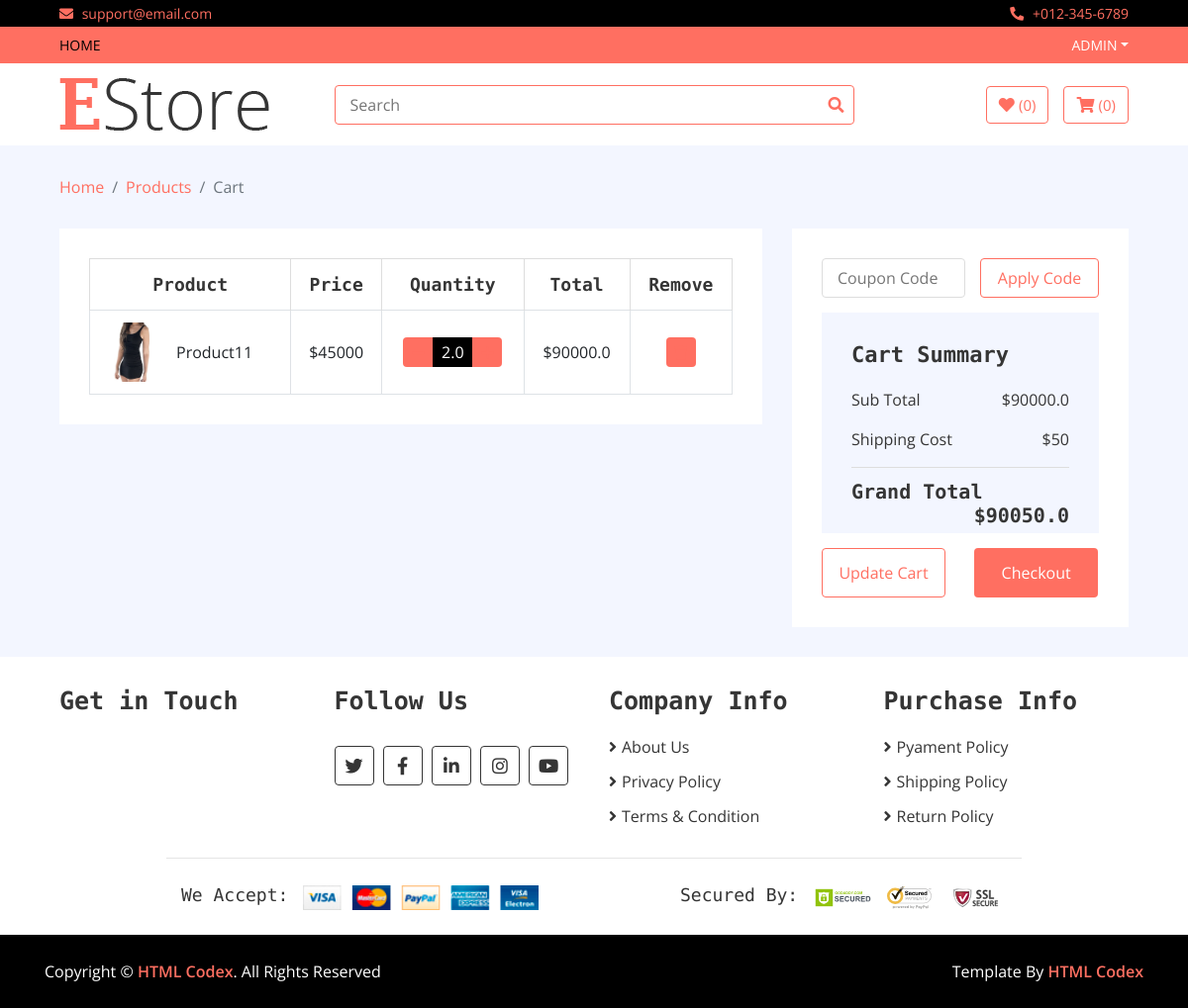
The app's page /cart (signed in) with its own data.
### home/models.py (models this page shows, shortened)
class Cart(models.Model):
    username = models.CharField(max_length=200)
    slug = models.CharField(max_length=500)
    item = models.ForeignKey(Product,on_delete=models.CASCADE)
    quantity = models.FloatField(default = 1)
    total = models.FloatField()
    checkout = models.BooleanField(default=False)
    date = models.DateTimeField(auto_now_add=True)

class Product(models.Model):
    name = models.CharField(max_length=100)
    category = models.ForeignKey(Category,on_delete=models.CASCADE)
    brand = models.ForeignKey(Brand, on_delete = models.CASCADE)
    price = models.IntegerField()
    discounted_price = models.IntegerField()
    image = models.ImageField(upload_to='media')
    description = RichTextField()
    specification = RichTextField()
    slug = models.TextField()
    label = models.CharField(choices=LABEL,max_length=20)
    stock = models.CharField(choices=STOCK, max_length=20)

### home/views.py (the view)
# urls.py: path('cart', CartView.as_view(), name='cart'),
class CartView(BaseView):
    def get(self,request):
        cart_total = 0
        username = request.user.username
        self.views['cart_view'] = Cart.objects.filter(username = username, checkout = False)
        for i in self.views['cart_view']:
            cart_total = cart_total + i.total
        self.views['cart_total'] = cart_total
        self.views['extra_charges'] = 50
        self.views['all_total'] = cart_total + 50
        return render(request,'cart.html',self.views)

### templates/cart.html
{% extends 'base.html' %}
{% load static %}
{% block content %}
        <div class="breadcrumb-wrap">
            <div class="container-fluid">
                <ul class="breadcrumb">
                    <li class="breadcrumb-item"><a href="#">Home</a></li>
                    <li class="breadcrumb-item"><a href="#">Products</a></li>
                    <li class="breadcrumb-item active">Cart</li>
                </ul>
            </div>
        </div>
        <div class="cart-page">
            <div class="container-fluid">
                <div class="row">
                    <div class="col-lg-8">
                        <div class="cart-page-inner">
                            <div class="table-responsive">
                                <table class="table table-bordered">
                                    <thead class="thead-dark">
                                        <tr>
                                            <th>Product</th>
                                            <th>Price</th>
                                            <th>Quantity</th>
                                            <th>Total</th>
                                            <th>Remove</th>
                                        </tr>
                                    </thead>
                                    <tbody class="align-middle">
                                    {% for cart in cart_view %}
                                        <tr>
                                            <td>
                                                <div class="img">
                                                    <a href="/details/{{cart.slug}}"><img src="{{cart.item.image.url}}" alt="Image"></a>
                                                    <p>{{cart.item.name}}</p>
                                                </div>
                                            </td>
                                            {% if cart.item.discounted_price > 0 %}
                                            <td>${{cart.item.discounted_price}}</td>
                                            {% else %}
                                            <td>${{cart.item.price}}</td>
                                            {% endif %}
                                            <td>
                                                <div class="qty">
                                                    <button  class="btn-minus"><a href = "/reduce_qty/{{cart.slug}}"><i class="fa fa-minus"></i></a></button>
                                                    <input type="text" value="{{cart.quantity}}">
                                                    <button class="btn-plus"><a href = "/add_to_cart/{{cart.slug}}"><i class="fa fa-plus"></i></a></button>
                                                </div>
                                            </td>
                                            <td>${{cart.total}}</td>
                                            <td><button><a href = "/delete_cart/{{cart.slug}}"><i class="fa fa-trash"></i></a></button></td>
                                        </tr>
                                    {% endfor %}
                                    </tbody>
                                </table>
                            </div>
                        </div>
                    </div>
                    <div class="col-lg-4">
                        <div class="cart-page-inner">
                            <div class="row">
                                <div class="col-md-12">
                                    <div class="coupon">
                                        <input type="text" placeholder="Coupon Code">
                                        <button>Apply Code</button>
                                    </div>
                                </div>
                                <div class="col-md-12">
                                    <div class="cart-summary">
                                        <div class="cart-content">
                                            <h1>Cart Summary</h1>
                                            <p>Sub Total<span>${{cart_total}}</span></p>
                                            <p>Shipping Cost<span>${{extra_charges}}</span></p>
                                            <h2>Grand Total<span>${{all_total}}</span></h2>
                                        </div>
                                        <div class="cart-btn">
                                            <button>Update Cart</button>
                                            <button>Checkout</button>
                                        </div>
                                    </div>
                                </div>
                            </div>
                        </div>
                    </div>
                </div>
            </div>
        </div>
        {% endblock %}

### templates/base.html (shortened to what this page needs)
<!DOCTYPE html>
{% load static %}
<html lang="en">
    <head>
        <link href="https://stackpath.bootstrapcdn.com/bootstrap/4.4.1/css/bootstrap.min.css" rel="stylesheet">
        <link href="https://cdnjs.cloudflare.com/ajax/libs/font-awesome/5.10.0/css/all.min.css" rel="stylesheet">
        <link href="{% static 'lib/slick/slick.css' %}" rel="stylesheet">
        <link href="{% static 'lib/slick/slick-theme.css' %}" rel="stylesheet">
        <link href="{% static 'css/style.css' %}" rel="stylesheet">
    </head>
    <body>
        <div class="top-bar">
            <div class="container-fluid">
                <div class="row">
                    <div class="col-sm-6">
                        <i class="fa fa-envelope"></i>
                        support@email.com
                    </div>
                    <div class="col-sm-6">
                        <i class="fa fa-phone-alt"></i>
                        +012-345-6789
                    </div>
                </div>
            </div>
        </div>
        <div class="nav">
            <div class="container-fluid">
                <nav class="navbar navbar-expand-md bg-dark navbar-dark">
                    <div class="collapse navbar-collapse justify-content-between" id="navbarCollapse">
                        <div class="navbar-nav mr-auto">
                            <a href="/" class="nav-item nav-link active">Home</a>
                        </div>
                        <div class="navbar-nav ml-auto">
                            {% if user.is_authenticated %}
                            <div class="nav-item dropdown">
                                <a href="#" class="nav-link dropdown-toggle" data-toggle="dropdown">{{user.username}}</a>
                            </div>
                            {% endif %}
                        </div>
                    </div>
                </nav>
            </div>
        </div>
        <div class="bottom-bar">
            <div class="container-fluid">
                <div class="row align-items-center">
                    <div class="col-md-3">
                        <div class="logo">
                            <a href="index.html">
                                <img src="img/logo.png" alt="Logo">
                            </a>
                        </div>
                    </div>
                    <div class="col-md-6">
                        <div class="search">
                            <form method = 'GET' action = '/search'>
                            <input name = "query" type="text" placeholder="Search" required>
                            <button type = "submit"><i class="fa fa-search"></i></button>
                            </form>
                        </div>
                    </div>
                    <div class="col-md-3">
                        <div class="user">
                            <a href="wishlist.html" class="btn wishlist">
                                <i class="fa fa-heart"></i>
                                <span>(0)</span>
                            </a>
                            <a href="cart.html" class="btn cart">
                                <i class="fa fa-shopping-cart"></i>
                                <span>(0)</span>
                            </a>
                        </div>
                    </div>
                </div>
            </div>
        </div>
{% block content %}
{% endblock %}
        <div class="footer">
            <div class="container-fluid">
                <div class="row">
                    <div class="col-lg-3 col-md-6">
                        <div class="footer-widget">
                            <h2>Get in Touch</h2>
                        </div>
                    </div>
                    <div class="col-lg-3 col-md-6">
                        <div class="footer-widget">
                            <h2>Follow Us</h2>
                            <div class="contact-info">
                                <div class="social">
                                    <a href=""><i class="fab fa-twitter"></i></a>
                                    <a href=""><i class="fab fa-facebook-f"></i></a>
                                    <a href=""><i class="fab fa-linkedin-in"></i></a>
                                    <a href=""><i class="fab fa-instagram"></i></a>
                                    <a href=""><i class="fab fa-youtube"></i></a>
                                </div>
                            </div>
                        </div>
                    </div>
                    <div class="col-lg-3 col-md-6">
                        <div class="footer-widget">
                            <h2>Company Info</h2>
                            <ul>
                                <li><a href="#">About Us</a></li>
                                <li><a href="#">Privacy Policy</a></li>
                                <li><a href="#">Terms & Condition</a></li>
                            </ul>
                        </div>
                    </div>
                    <div class="col-lg-3 col-md-6">
                        <div class="footer-widget">
                            <h2>Purchase Info</h2>
                            <ul>
                                <li><a href="#">Pyament Policy</a></li>
                                <li><a href="#">Shipping Policy</a></li>
                                <li><a href="#">Return Policy</a></li>
                            </ul>
                        </div>
                    </div>
                </div>
                <div class="row payment align-items-center">
                    <div class="col-md-6">
                        <div class="payment-method">
                            <h2>We Accept:</h2>
                            <img src="img/payment-method.png" alt="Payment Method" />
                        </div>
                    </div>
                    <div class="col-md-6">
                        <div class="payment-security">
                            <h2>Secured By:</h2>
                            <img src="img/godaddy.svg" alt="Payment Security" />
                            <img src="img/norton.svg" alt="Payment Security" />
                            <img src="img/ssl.svg" alt="Payment Security" />
                        </div>
                    </div>
                </div>
            </div>
        </div>
        <div class="footer-bottom">
            <div class="container">
                <div class="row">
                    <div class="col-md-6 copyright">
                        <p>Copyright &copy; <a href="https://htmlcodex.com">HTML Codex</a>. All Rights Reserved</p>
                    </div>
                    <div class="col-md-6 template-by">
                        <p>Template By <a href="https://htmlcodex.com">HTML Codex</a></p>
                    </div>
                </div>
            </div>
        </div>
    </body>
</html>

### records on screen
Cart: item.image (picture), item.name "Product11", item.discounted_price "45000", quantity "2.0", total "90000.0"

### other values on screen
{{ user.username }} "ADMIN"
{{ cart_total }} "90000.0"
{{ extra_charges }} "50"
{{ all_total }} "90050.0"
